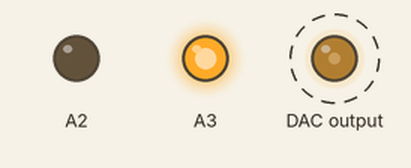
This sketch was run on a simulated Arduino Uno, built with avr-gcc and run on an emulated ATmega328P. On the bench: output pins drawn as LEDs (lit = HIGH). Wiring (inferred from the names in the program): MCP4725 DAC at I2C address 0x60. Dashed ring = blinking.

Above: at 0.05 s.
Timing chart, 0 to 3.0 s (numbered marks = the images above):
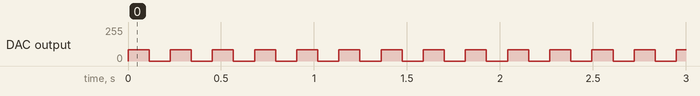

The sketch:

wave_form_2.ino
```cpp
// (licence header left out)
#include <Wire.h>//Include the Wire library to talk I2C

//This is the I2C Address of the MCP4725, by default (A0 pulled to GND).
//Please note that this breakout is for the MCP4725A0.
#define MCP4725_ADDR 0x60
//For devices with A0 pulled HIGH, use 0x61

//Sinewave Tables were generated using this calculator:
//http://www.daycounter.com/Calculators/Sine-Generator-Calculator.phtml


int lookup = 0;//varaible for navigating through the tables

int sintab2[512]=
{
1366, 1366, 1366, 1366, 1366,1366,1366,1366,
1366, 1366, 1366, 1366, 1366,1366,1366,1366,
1366, 1366, 1366, 1366, 1366,1366,1366,1366,
1366, 1366, 1366, 1366, 1366,1366,1366,1366,
1366, 1366, 1366, 1366, 1366,1366,1366,1366,
1366, 1366, 1366, 1366, 1366,1366,1366,1366,
1366, 1366, 1366, 1366, 1366,1366,1366,1366,
1366, 1366, 1366, 1366, 1366,1366,1366,1366,
1366, 1366, 1366, 1366, 1366,1366,1366,1366,
1366, 1366, 1366, 1366, 1366,1366,1366,1366,
1366, 1366, 1366, 1366, 1366,1366,1366,1366,
1366, 1366, 1366, 1366, 1366,1366,1366,1366,
1366, 1366, 1366, 1366, 1366,1366,1366,1366,
1366, 1366, 1366, 1366, 1366,1366,1366,1366,
1366, 1366, 1366, 1366, 1366,1366,1366,1366,
1366, 1366, 1366, 1366, 1366,1366,1366,1366,
1366, 1366, 1366, 1366, 1366,1366,1366,1366,
1366, 1366, 1366, 1366, 1366,1366,1366,1366,
1366, 1366, 1366, 1366, 1366,1366,1366,1366,
1366, 1366, 1366, 1366, 1366,1366,1366,1366,
1366, 1366, 1366, 1366, 1366,1366,1366,1366,
1366, 1366, 1366, 1366, 1366,1366,1366,1366,
1366, 1366, 1366, 1366, 1366,1366,1366,1366,
1366, 1366, 1366, 1366, 1366,1366,1366,1366,
1366, 1366, 1366, 1366, 1366,1366,1366,1366,
1366, 1366, 1366, 1366, 1366,1366,1366,1366,
1366, 1366, 1366, 1366, 1366,1366,1366,1366,
1366, 1366, 1366, 1366, 1366,1366,1366,1366,
1366, 1366, 1366, 1366, 1366,1366,1366,1366,
1366, 1366, 1366, 1366, 1366,1366,1366,1366,
1366, 1366, 1366, 1366, 1366,1366,1366,1366,
1366, 1366, 1366, 1366, 1366,1366,1366,1366,
0,0,0,0,0,0,0,0,
0,0,0,0,0,0,0,0,
0,0,0,0,0,0,0,0,
0,0,0,0,0,0,0,0,
0,0,0,0,0,0,0,0,
0,0,0,0,0,0,0,0,
0,0,0,0,0,0,0,0,
0,0,0,0,0,0,0,0,
0,0,0,0,0,0,0,0,
0,0,0,0,0,0,0,0,
0,0,0,0,0,0,0,0,
0,0,0,0,0,0,0,0,
0,0,0,0,0,0,0,0,
0,0,0,0,0,0,0,0,
0,0,0,0,0,0,0,0,
0,0,0,0,0,0,0,0,
0,0,0,0,0,0,0,0,
0,0,0,0,0,0,0,0,
0,0,0,0,0,0,0,0,
0,0,0,0,0,0,0,0,
0,0,0,0,0,0,0,0,
0,0,0,0,0,0,0,0,
0,0,0,0,0,0,0,0,
0,0,0,0,0,0,0,0,
0,0,0,0,0,0,0,0,
0,0,0,0,0,0,0,0,
0,0,0,0,0,0,0,0,
0,0,0,0,0,0,0,0,
0,0,0,0,0,0,0,0,
0,0,0,0,0,0,0,0,
0,0,0,0,0,0,0,0,
0,0,0,0,0,0,0,0
};


void setup()
{
  Wire.begin();

  // Set A2 and A3 as Outputs to make them our GND and Vcc,
  //which will power the MCP4725
  pinMode(A2, OUTPUT);
  pinMode(A3, OUTPUT);

  digitalWrite(A2, LOW);//Set A2 as GND
  digitalWrite(A3, HIGH);//Set A3 as Vcc
}
//---------------------------------------------------
void loop()
{
  Wire.beginTransmission(MCP4725_ADDR);
  Wire.write(64);                     // cmd to update the DAC
  Wire.write(sintab2[lookup] >> 4);        // the 8 most significant bits...
  Wire.write((sintab2[lookup] & 15) << 4); // the 4 least significant bits...
  Wire.endTransmission();
  lookup = (lookup + 1) & 511;
}
```

Measured:
- by itself, DAC output: alternates 85/255 for 0.11 s and 0/255 for 0.11 s
